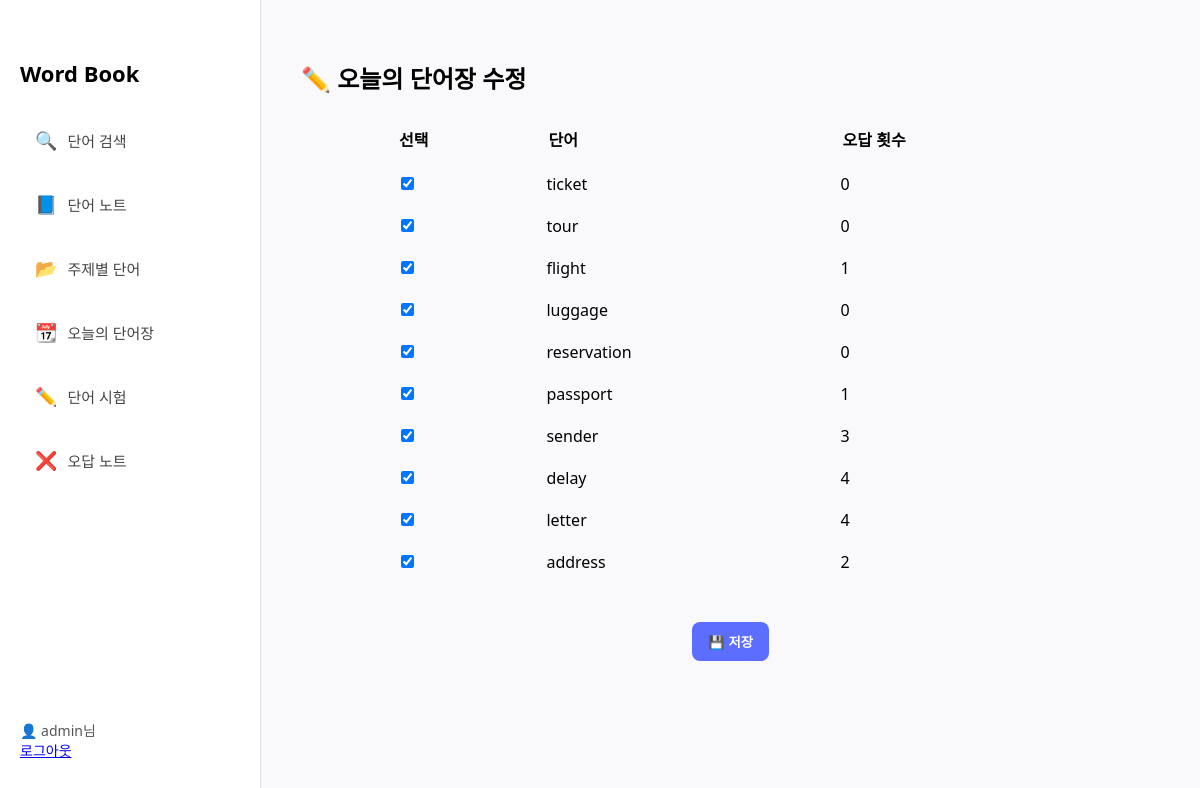
The page /list/wordbook/today/edit/ (signed in) on the database as committed earlier.
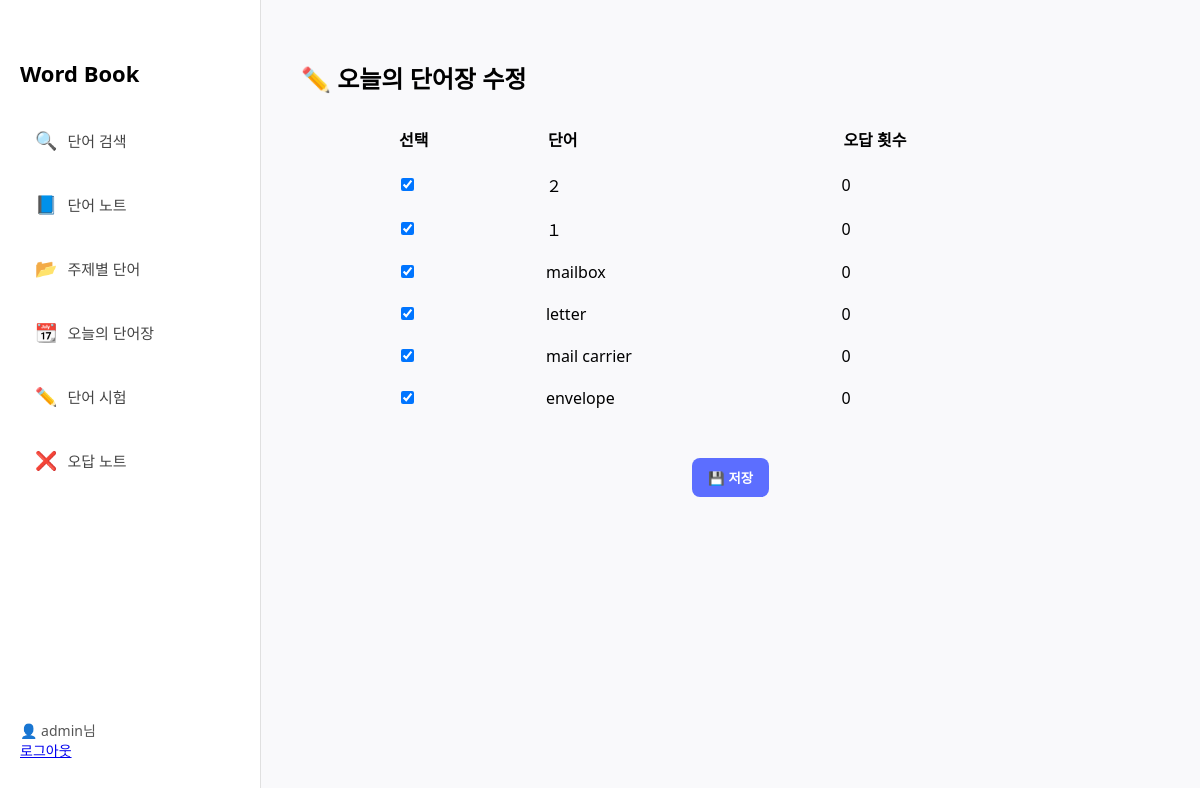
The same page on the database as committed later.
### list/models.py (models this page shows, shortened)
class Word(models.Model):
    user = models.ForeignKey(User, on_delete=models.CASCADE)
    text = models.CharField(max_length=100)
    example = models.TextField(blank=True, null=True)
    pronunciation = models.CharField(max_length=100, blank=True, null=True)
    audio_url = models.URLField(blank=True, null=True)
    added_at = models.DateTimeField(auto_now_add=True)
    is_wrong = models.BooleanField(default=False)
    wrong_count = models.IntegerField(default=0)
    is_today = models.BooleanField(default=False)
    today_date = models.DateField(null=True, blank=True)
    audio_file = models.FileField(upload_to='tts/', blank=True, null=True)
    translated_example = models.TextField(blank=True, null=True)

### list/views.py (the view)
# urls.py: path('wordbook/today/edit/', views.edit_today_wordbook, name='edit_today_wordbook'),
@require_http_methods(["GET", "POST"])
@login_required
def edit_today_wordbook(request):
    if request.method == "POST":
        selected_ids = request.POST.getlist('word_ids')
        Word.objects.filter(user=request.user).update(is_today=False)
        Word.objects.filter(user=request.user, id__in=selected_ids).update(is_today=True)
        return redirect('today_wordbook')
    words = Word.objects.filter(user=request.user).order_by('-added_at')
    return render(request, 'list/edit_today_wordbook.html', {'words': words})

### list/context_processors.py (called while the page is built)
def categories_context(request):
    return {
        'categories': Category.objects.all()
    }

### list/templates/list/edit_today_wordbook.html (shortened to what this page needs)
{% extends 'list/base.html' %}
{% block content %}
<h2>✏️ 오늘의 단어장 수정</h2>
<form method="POST">
  <table style="margin: 0 auto; border-collapse: collapse; width: 80%; text-align: left;">
    <thead>
      <tr>
        <th style="padding: 12px;">선택</th>
        <th style="padding: 12px;">단어</th>
        <th style="padding: 12px;">오답 횟수</th>
      </tr>
    </thead>
    <tbody>
      {% for word in words %}
      <tr>
        <td style="padding: 10px;">
          <input type="checkbox" name="word_ids" value="{{ word.id }}" {% if word.is_today %}checked{% endif %}>
        </td>
        <td style="padding: 10px;">{{ word.text }}</td>
        <td style="padding: 10px;">{{ word.wrong_count }}</td>
      </tr>
      {% endfor %}
    </tbody>
  </table>
  <div style="text-align: center; margin-top: 24px;">
    <button type="submit" class="add-button">💾 저장</button>
  </div>
</form>
{% endblock %}

### list/templates/list/base.html (shortened to what this page needs)
{% load static %}
<!DOCTYPE html>
<html lang="ko">
<head>
    <link rel="stylesheet" href="{% static 'list/css/style.css' %}">
</head>
<body>
    <div class="sidebar">
        <div class="menu-group">
            <h2>Word Book</h2>
            <ul class="nav">
                <li class="{% if request.path == '/list/search/' %}active{% endif %}">
                    <a href="{% url 'search' %}">
                        <span class="icon">🔍</span>
                        <span class="label">단어 검색</span>
                    </a>
                </li>
                <li class="{% if request.path == '/list/wordbook/' %}active{% endif %}">
                    <a href="{% url 'wordbook' %}">
                        <span class="icon">📘</span>
                        <span class="label">단어 노트</span>
                    </a>
                </li>
{% with categories.first as first_category %}
  <li class="{% if '/topic/' in request.path %}active{% endif %}">
    {% if first_category %}
      <a href="{% url 'topic_words' first_category.name %}">
        <span class="icon">📂</span>
        <span class="label">주제별 단어</span>
      </a>
    {% else %}
      <a href="#" onclick="alert('등록된 카테고리가 없습니다.'); return false;" style="opacity: 0.5; cursor: not-allowed;">
        <span class="icon">📂</span>
        <span class="label">주제별 단어</span>
      </a>
    {% endif %}
  </li>
{% endwith %}
<li class="{% if request.path == '/list/wordbook/today/' %}active{% endif %}">
  <a href="{% url 'today_wordbook' %}">
    <span class="icon">📆</span>
    <span class="label">오늘의 단어장</span>
  </a>
</li>
<li class="{% if request.path|slice:":6" == '/quiz/' %}active{% endif %}">
  <a href="{% url 'quiz:quiz_mode_select' %}">
      <span class="icon">✏️</span>
      <span class="label">단어 시험</span>
  </a>
</li>
<li class="{% if request.path == '/quiz/wrong/' %}active{% endif %}">
  <a href="{% url 'quiz:wrong_note' %}">
      <span class="icon">❌</span>
      <span class="label">오답 노트</span>
  </a>
</li>
            </ul>
        </div>
<div class="logout">
  {% if user.is_authenticated %}
    👤 {{ user.username }}님<br>
    <a href="{% url 'logout' %}">로그아웃</a>
  {% else %}
    <a href="{% url 'home' %}">로그인 / 회원가입</a>
  {% endif %}
</div>
    </div>
    <div class="main">
        {% block content %}{% endblock %}
    </div>
</body>
</html>

### list/static/list/css/style.css (style rules this page uses)
body { margin: 0; font-family: 'Segoe UI', sans-serif; background-color: #f5f6fa; display: flex; height: 100vh; }
.sidebar { width: 220px; background-color: #fff; padding: 40px 20px; border-right: 1px solid #e0e0e0; display: flex; flex-direction: column; justify-content: space-between; }
.sidebar h2 { font-size: 22px; font-weight: bold; margin-bottom: 30px; }
.nav { list-style: none; padding: 0; margin: 0; }
.nav li { margin-bottom: 20px; }
.nav li a { text-decoration: none; display: flex; align-items: center; color: #444; padding: 10px 15px; border-radius: 6px; transition: all 0.2s; }
.nav li a .icon { font-size: 18px; margin-right: 10px; }
.nav li a .label { font-size: 15px; font-weight: 500; }
.logout { font-size: 14px; color: #555; margin-top: 30px; text-align: left; }
.main { flex: 1; padding: 40px; background-color: #f9f9fb; overflow-y: auto; }
.add-button { margin-top: 15px; padding: 10px 16px; background-color: #5c6eff; color: white; border: none; border-radius: 8px; font-weight: bold; cursor: pointer; transition: background 0.2s; }

Rows that differ between the two databases and show on the page:
removed Word: is_today "☑", text "ticket", wrong_count "0"
removed Word: is_today "☑", text "tour", wrong_count "0"
removed Word: is_today "☑", text "flight", wrong_count "1"
removed Word: is_today "☑", text "luggage", wrong_count "0"
removed Word: is_today "☑", text "reservation", wrong_count "0"
removed Word: is_today "☑", text "passport", wrong_count "1"
removed Word: is_today "☑", text "sender", wrong_count "3"
removed Word: is_today "☑", text "delay", wrong_count "4"
removed Word: is_today "☑", text "letter", wrong_count "4"
removed Word: is_today "☑", text "address", wrong_count "2"
added Word: is_today "☑", text "２", wrong_count "0"
added Word: is_today "☑", text "１", wrong_count "0"
added Word: is_today "☑", text "mailbox", wrong_count "0"
added Word: is_today "☑", text "letter", wrong_count "0"
added Word: is_today "☑", text "mail carrier", wrong_count "0"
added Word: is_today "☑", text "envelope", wrong_count "0"
